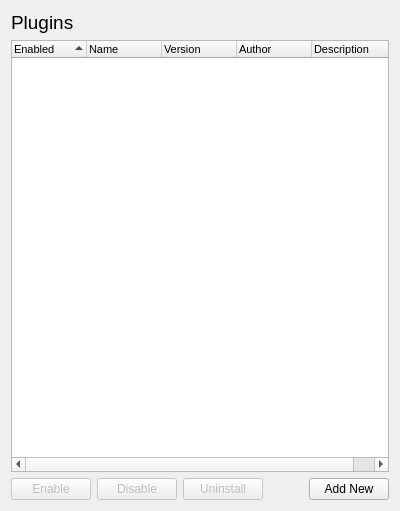
<?xml version="1.0" encoding="UTF-8"?>
<ui version="4.0">
 <class>PluginsPanel</class>
 <widget class="QWidget" name="PluginsPanel">
  <property name="geometry">
   <rect>
    <x>0</x>
    <y>0</y>
    <width>400</width>
    <height>511</height>
   </rect>
  </property>
  <property name="windowTitle">
   <string>Plugins</string>
  </property>
  <layout class="QVBoxLayout" name="verticalLayout">
   <item>
    <widget class="QLabel" name="pluginLabel">
     <property name="font">
      <font>
       <pointsize>14</pointsize>
      </font>
     </property>
     <property name="text">
      <string>Plugins</string>
     </property>
    </widget>
   </item>
   <item>
    <widget class="QTreeWidget" name="pluginList">
     <property name="font">
      <font>
       <pointsize>8</pointsize>
      </font>
     </property>
     <property name="indentation">
      <number>0</number>
     </property>
     <property name="uniformRowHeights">
      <bool>false</bool>
     </property>
     <property name="itemsExpandable">
      <bool>false</bool>
     </property>
     <property name="sortingEnabled">
      <bool>true</bool>
     </property>
     <property name="headerHidden">
      <bool>false</bool>
     </property>
     <attribute name="headerVisible">
      <bool>true</bool>
     </attribute>
     <attribute name="headerMinimumSectionSize">
      <number>75</number>
     </attribute>
     <attribute name="headerDefaultSectionSize">
      <number>75</number>
     </attribute>
     <column>
      <property name="text">
       <string>Enabled</string>
      </property>
     </column>
     <column>
      <property name="text">
       <string>Name</string>
      </property>
     </column>
     <column>
      <property name="text">
       <string>Version</string>
      </property>
     </column>
     <column>
      <property name="text">
       <string>Author</string>
      </property>
     </column>
     <column>
      <property name="text">
       <string>Description</string>
      </property>
     </column>
    </widget>
   </item>
   <item>
    <widget class="QWidget" name="horizontalWidget" native="true">
     <layout class="QHBoxLayout" name="horizontalLayout">
      <property name="leftMargin">
       <number>0</number>
      </property>
      <property name="topMargin">
       <number>0</number>
      </property>
      <property name="rightMargin">
       <number>0</number>
      </property>
      <property name="bottomMargin">
       <number>0</number>
      </property>
      <item>
       <widget class="QPushButton" name="enableButton">
        <property name="enabled">
         <bool>false</bool>
        </property>
        <property name="text">
         <string>Enable</string>
        </property>
       </widget>
      </item>
      <item>
       <widget class="QPushButton" name="disableButton">
        <property name="enabled">
         <bool>false</bool>
        </property>
        <property name="text">
         <string>Disable</string>
        </property>
       </widget>
      </item>
      <item>
       <widget class="QPushButton" name="uninstallButton">
        <property name="enabled">
         <bool>false</bool>
        </property>
        <property name="text">
         <string>Uninstall</string>
        </property>
        <property name="checkable">
         <bool>false</bool>
        </property>
        <property name="default">
         <bool>false</bool>
        </property>
        <property name="flat">
         <bool>false</bool>
        </property>
       </widget>
      </item>
      <item>
       <spacer name="horizontalSpacer">
        <property name="orientation">
         <enum>Qt::Horizontal</enum>
        </property>
        <property name="sizeHint" stdset="0">
         <size>
          <width>40</width>
          <height>20</height>
         </size>
        </property>
       </spacer>
      </item>
      <item>
       <widget class="QPushButton" name="addButton">
        <property name="enabled">
         <bool>true</bool>
        </property>
        <property name="text">
         <string>Add New</string>
        </property>
       </widget>
      </item>
     </layout>
    </widget>
   </item>
  </layout>
 </widget>
 <resources/>
 <connections/>
</ui>
